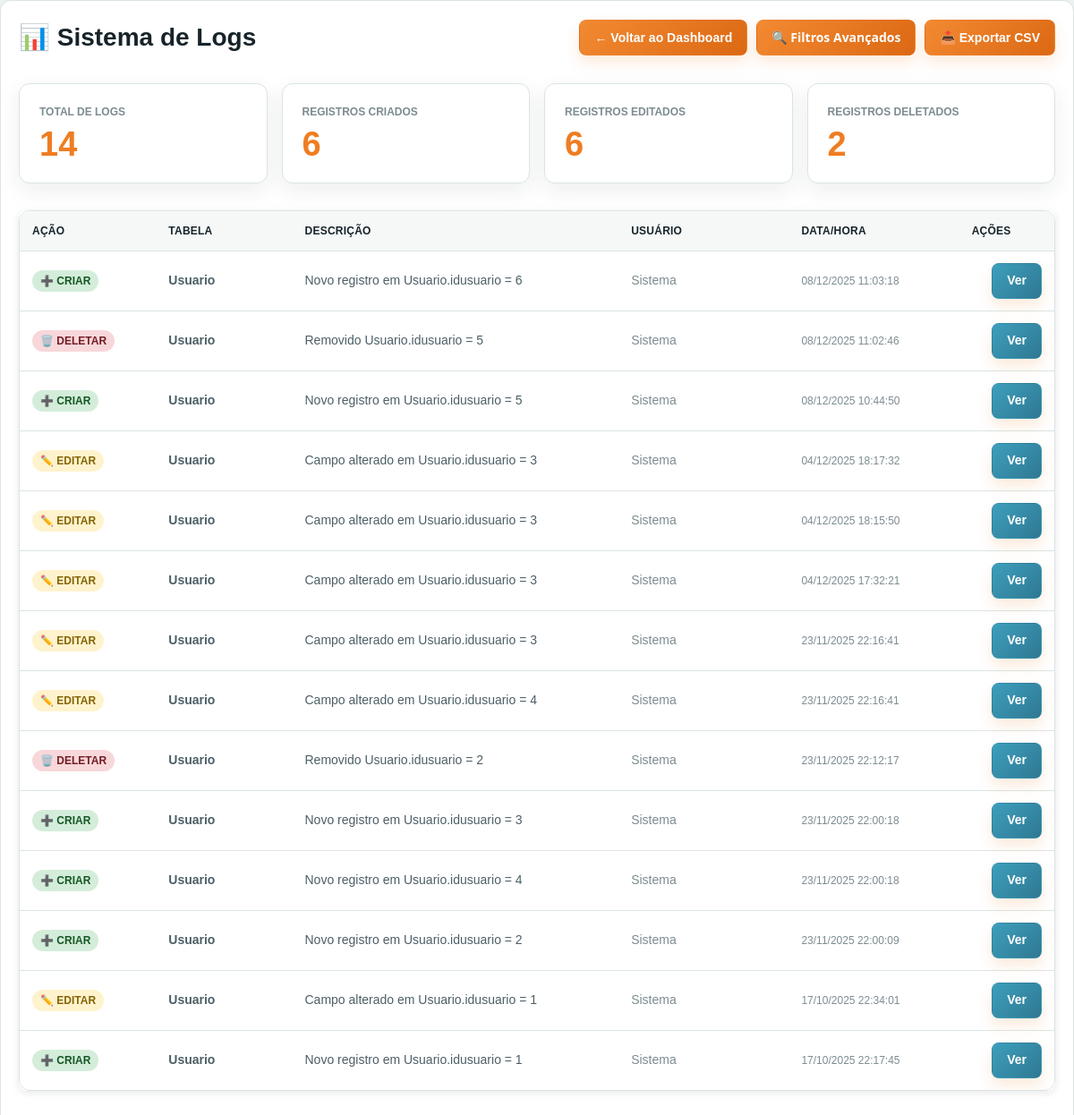
The page /logs.php (signed in) on the database its author committed.
### tables this page shows
CREATE TABLE IF NOT EXISTS `log` (
  `id_log` int(11) NOT NULL,
  `data_alteracao` datetime DEFAULT NULL,
  `registro_alt` varchar(255) DEFAULT NULL,
  `valor_anterior` longtext DEFAULT NULL,
  `valor_atual` longtext DEFAULT NULL,
  `acao` varchar(50) DEFAULT NULL,
  `tabela_afetada` varchar(100) DEFAULT NULL,
  `id_usuario` int(11) DEFAULT NULL,
  `id_registro` int(11) DEFAULT NULL,
  `campo_alterado` varchar(255) DEFAULT NULL,
  `ip_usuario` varchar(45) DEFAULT NULL,
  `dados_completos` longtext DEFAULT NULL
);

### app/Controllers/LogController.php (called while the page is built, shortened)
<?php
class LogController extends BaseController {
    private $logModel;
    private $userModel;
    public function __construct() {
        $this->logModel = new Log();
        $this->userModel = new User();
    }
    public function index() {
        $page = $_GET['page'] ?? 1;
        $perPage = 50;
        $logs = $this->logModel->getAllLogs($page, $perPage);
        $stats = $this->logModel->getStatistics();
        $acoes = ['INSERT' => 0, 'UPDATE' => 0, 'DELETE' => 0];
        foreach ($stats['por_acao'] as $item) {
            if (isset($acoes[$item['acao']])) {
                $acoes[$item['acao']] = $item['total'];
            }
        }
        $data = [
            'logs' => $logs['data'],
            'pagination' => [
                'current_page' => $logs['current_page'],
                'last_page' => $logs['last_page'],
                'total' => $logs['total'],
                'per_page' => $logs['per_page']
            ],
            'stats' => $stats,
            'acoes' => $acoes,
            'usuarios' => $this->userModel->all()
        ];
        return view('logs/index', $data);
    }
}

### app/Config/Database.php (called while the page is built, shortened)
<?php
class Database {
    private static $host = 'localhost';
    private static $dbname = 'criancafeliz';
    private static $username = 'root';
    private static $password = '';
    private static $charset = 'utf8mb4';
    private static $pdo = null;
    public static function getConnection() {
        if (self::$pdo === null) {
            try {
                $host = getenv('DB_HOST') ?: self::$host;
                $port = getenv('DB_PORT') ?: null;
                $dbname = getenv('DB_NAME') ?: self::$dbname;
                $username = getenv('DB_USER') ?: self::$username;
                $password = getenv('DB_PASS') !== false ? getenv('DB_PASS') : self::$password;
                $charset = getenv('DB_CHARSET') ?: self::$charset;
                $dsn = "mysql:host=" . $host . ($port ? ";port=" . $port : "") . ";dbname=" . $dbname . ";charset=" . $charset;
                $options = [
                    PDO::ATTR_ERRMODE            => PDO::ERRMODE_EXCEPTION,
                    PDO::ATTR_DEFAULT_FETCH_MODE => PDO::FETCH_ASSOC,
                    PDO::ATTR_EMULATE_PREPARES   => false
                ];
                if (defined('Pdo\Mysql::ATTR_INIT_COMMAND')) {
                    $options[constant('Pdo\Mysql::ATTR_INIT_COMMAND')] = "SET NAMES utf8mb4";
                } elseif (defined('PDO::MYSQL_ATTR_INIT_COMMAND')) {
                    $options[constant('PDO::MYSQL_ATTR_INIT_COMMAND')] = "SET NAMES utf8mb4";
                }
                self::$pdo = new PDO($dsn, $username, $password, $options);
            } catch (PDOException $e) {
                error_log('❌ ERRO ao conectar ao banco: ' . $e->getMessage());
                throw new Exception('Erro ao conectar ao banco de dados: ' . $e->getMessage());
            }
        }
        return self::$pdo;
    }
}

### app/Models/BaseModel.php (called while the page is built, shortened)
<?php
abstract class BaseModel {
    protected $table;
    protected $pdo;
    public function __construct($table, $primaryKey = 'id') {
        $this->table = $table;
        $this->pdo = Database::getConnection();
    }
    public function count($where = null, $params = []) {
        $sql = "SELECT COUNT(*) as total FROM {$this->table}";
        $stmt = $this->pdo->prepare($sql);
        $stmt->execute($params);
        $result = $stmt->fetch();
        return $result['total'];
    }
}

### app/Models/Log.php (called while the page is built, shortened)
<?php
class Log extends BaseModel {
    public function getAllLogs($page = 1, $perPage = 50) {
        return $this->paginate($page, $perPage, null, [], 'data_alteracao DESC');
    }
    public function getStatistics() {
        $stats = [];
        $stmt = $this->pdo->query("SELECT COUNT(*) as total FROM {$this->table}");
        $stats['total_logs'] = $stmt->fetch()['total'];
        $stmt = $this->pdo->query("SELECT acao, COUNT(*) as total FROM {$this->table} GROUP BY acao");
        $stats['por_acao'] = $stmt->fetchAll();
        $stmt = $this->pdo->query("SELECT tabela_afetada, COUNT(*) as total FROM {$this->table} GROUP BY tabela_afetada ORDER BY total DESC");
        $stats['por_tabela'] = $stmt->fetchAll();
        $stmt = $this->pdo->query("
            SELECT l.id_usuario, u.nome, COUNT(*) as total
            FROM {$this->table} l
            LEFT JOIN usuario u ON l.id_usuario = u.idusuario
            WHERE l.id_usuario IS NOT NULL
            GROUP BY l.id_usuario, u.nome
            ORDER BY total DESC
            LIMIT 10
        ");
        $stats['usuarios_ativos'] = $stmt->fetchAll();
        $stmt = $this->pdo->query("
            SELECT DATE(data_alteracao) as data, COUNT(*) as total
            FROM {$this->table}
            WHERE data_alteracao >= DATE_SUB(NOW(), INTERVAL 7 DAY)
            GROUP BY DATE(data_alteracao)
            ORDER BY data DESC
        ");
        $stats['ultimos_7_dias'] = $stmt->fetchAll();
        return $stats;
    }
    public function paginate($page = 1, $perPage = 50, $where = null, $params = [], $orderBy = 'data_alteracao DESC') {
        $offset = ($page - 1) * $perPage;
        $sql = "SELECT * FROM {$this->table}";
        $sql .= " ORDER BY $orderBy LIMIT $perPage OFFSET $offset";
        $stmt = $this->pdo->prepare($sql);
        $stmt->execute($params);
        $data = $stmt->fetchAll();
        $total = $this->count($where, $params);
        return [
            'data' => $data,
            'total' => $total,
            'current_page' => $page,
            'last_page' => ceil($total / $perPage),
            'per_page' => $perPage
        ];
    }
}

### app/Models/User.php (called while the page is built, shortened)
<?php
class User extends BaseModel {
    public function __construct() {
        $this->createDefaultUser();
    }
    private function createDefaultUser() {
        try {
            $count = $this->count();
        } catch (Exception $e) {
        }
    }
}

### app/Views/logs/index.php (the view, shortened to what this page needs)
<!DOCTYPE html>
<html lang="pt-BR">
<head>
    <link rel="stylesheet" href="css/style.css">
</head>
<body>
    <div class="logs-container">
        <div class="logs-header">
            <h1>📊 Sistema de Logs</h1>
            <div class="logs-actions">
                <a href="dashboard.php" class="btn-search" style="background: #95a5a6; text-decoration: none; color: white;">← Voltar ao Dashboard</a>
                <button class="btn-search" onclick="toggleFilters()">🔍 Filtros Avançados</button>
                <a href="logs.php?action=export" class="btn-export">📥 Exportar CSV</a>
            </div>
        </div>
        <div class="stats-grid">
            <div class="stat-card">
                <div class="stat-label">Total de Logs</div>
                <div class="stat-value"><?php echo number_format($stats['total_logs']); ?></div>
            </div>
            <div class="stat-card insert">
                <div class="stat-label">Registros Criados</div>
                <div class="stat-value"><?php echo $acoes['INSERT']; ?></div>
            </div>
            <div class="stat-card update">
                <div class="stat-label">Registros Editados</div>
                <div class="stat-value"><?php echo $acoes['UPDATE']; ?></div>
            </div>
            <div class="stat-card delete">
                <div class="stat-label">Registros Deletados</div>
                <div class="stat-value"><?php echo $acoes['DELETE']; ?></div>
            </div>
        </div>
        <div class="logs-table-container">
            <table class="logs-table">
                <thead>
                    <tr>
                        <th style="width: 80px;">Ação</th>
                        <th style="width: 120px;">Tabela</th>
                        <th style="width: 250px;">Descrição</th>
                        <th style="width: 150px;">Usuário</th>
                        <th style="width: 150px;">Data/Hora</th>
                        <th style="width: 80px;">Ações</th>
                    </tr>
                </thead>
                <tbody>
                    <?php if (empty($logs)): ?>
                        <tr>
                            <td colspan="6" style="text-align: center; padding: 30px;">
                                <p style="color: var(--text-muted);">Nenhum log encontrado</p>
                            </td>
                        </tr>
                    <?php else: ?>
                        <?php foreach ($logs as $log): ?>
                            <tr>
                                <td>
                                    <span class="badge <?php echo strtolower($log['acao']); ?>">
                                        <?php
                                        $acaoLabel = [
                                            'INSERT' => '➕ Criar',
                                            'UPDATE' => '✏️ Editar',
                                            'DELETE' => '🗑️ Deletar'
                                        ];
                                        echo $acaoLabel[$log['acao']] ?? $log['acao'];
                                        ?>
                                    </span>
                                </td>
                                <td>
                                    <strong><?php echo htmlspecialchars($log['tabela_afetada']); ?></strong>
                                </td>
                                <td>
                                    <div class="log-description" title="<?php echo htmlspecialchars($log['registro_alt']); ?>">
                                        <?php echo htmlspecialchars(substr($log['registro_alt'], 0, 80)); ?>
                                    </div>
                                </td>
                                <td>
                                    <?php
                                    if ($log['id_usuario']) {
                                        $user = array_filter($usuarios, fn($u) => $u['idusuario'] == $log['id_usuario']);
                                        $user = reset($user);
                                        echo $user ? htmlspecialchars($user['nome']) : 'Sistema';
                                    } else {
                                        echo '<span style="color: var(--text-muted);">Sistema</span>';
                                    }
                                    ?>
                                </td>
                                <td>
                                    <div class="log-time">
                                        <?php echo date('d/m/Y H:i:s', strtotime($log['data_alteracao'])); ?>
                                    </div>
                                </td>
                                <td>
                                    <div class="log-actions">
                                        <a href="logs.php?action=show&id=<?php echo $log['id_log']; ?>" class="btn-view">Ver</a>
                                    </div>
                                </td>
                            </tr>
                        <?php endforeach; ?>
                    <?php endif; ?>
                </tbody>
            </table>
        </div>
    </div>
</body>
</html>

### app/Views/logs/index.php (style rules this page uses)
.logs-container { max-width: 1400px; margin: 0 auto; padding: 20px; }
.logs-header { display: flex; justify-content: space-between; align-items: center; margin-bottom: 30px; flex-wrap: wrap; gap: 15px; }
.logs-header h1 { font-size: 28px; color: var(--text-primary); margin: 0; }
.logs-actions { display: flex; gap: 10px; flex-wrap: wrap; }
.btn-search { background: #3498db; color: white; padding: 10px 20px; border: none; border-radius: 6px; cursor: pointer; font-size: 14px; transition: background 0.3s; }
.btn-export { background: #27ae60; color: white; padding: 10px 20px; border: none; border-radius: 6px; cursor: pointer; font-size: 14px; transition: background 0.3s; }
.stats-grid { display: grid; grid-template-columns: repeat(auto-fit, minmax(200px, 1fr)); gap: 15px; margin-bottom: 30px; }
.stat-card { background: var(--card-bg); padding: 20px; border-radius: 8px; border-left: 4px solid #3498db; box-shadow: 0 2px 4px rgba(0, 0, 0, 0.1); }
.stat-card.insert { border-left-color: #27ae60; }
.stat-card.update { border-left-color: #f39c12; }
.stat-card.delete { border-left-color: #e74c3c; }
.stat-label { font-size: 12px; color: var(--text-muted); text-transform: uppercase; margin-bottom: 8px; }
.stat-value { font-size: 32px; font-weight: bold; color: var(--text-primary); }
.logs-table-container { background: var(--card-bg); border-radius: 8px; overflow: hidden; box-shadow: 0 2px 8px rgba(0, 0, 0, 0.1); margin-bottom: 30px; }
.logs-table { width: 100%; border-collapse: collapse; font-size: 13px; }
.logs-table thead { background: #f0a36b; color: white; }
.logs-table th { padding: 15px; text-align: left; font-weight: 600; }
.logs-table td { padding: 12px 15px; border-bottom: 1px solid rgba(0, 0, 0, 0.05); color: var(--text-primary); }
.badge { display: inline-block; padding: 4px 8px; border-radius: 4px; font-size: 11px; font-weight: 600; text-transform: uppercase; }
.badge.insert { background: #d4edda; color: #155724; }
.badge.update { background: #fff3cd; color: #856404; }
.badge.delete { background: #f8d7da; color: #721c24; }
.log-description { max-width: 300px; white-space: nowrap; overflow: hidden; text-overflow: ellipsis; }
.log-time { color: var(--text-muted); font-size: 12px; }
.log-actions { display: flex; gap: 5px; }
.btn-view { background: #3498db; color: white; padding: 4px 8px; border: none; border-radius: 3px; cursor: pointer; font-size: 11px; text-decoration: none; display: inline-block; transition: background 0.3s; }

### rows shown on the page
log: acao "➕ CRIAR", tabela_afetada "Usuario", registro_alt "Novo registro em Usuario.idusuario = 6", shows "Sistema", data_alteracao "08/12/2025 11:03:18"
log: acao "🗑️ DELETAR", tabela_afetada "Usuario", registro_alt "Removido Usuario.idusuario = 5", shows "Sistema", data_alteracao "08/12/2025 11:02:46"
log: acao "➕ CRIAR", tabela_afetada "Usuario", registro_alt "Novo registro em Usuario.idusuario = 5", shows "Sistema", data_alteracao "08/12/2025 10:44:50"
log: acao "✏️ EDITAR", tabela_afetada "Usuario", registro_alt "Campo alterado em Usuario.idusuario = 3", shows "Sistema", data_alteracao "04/12/2025 18:17:32"
log: acao "✏️ EDITAR", tabela_afetada "Usuario", registro_alt "Campo alterado em Usuario.idusuario = 3", shows "Sistema", data_alteracao "04/12/2025 18:15:50"
log: acao "✏️ EDITAR", tabela_afetada "Usuario", registro_alt "Campo alterado em Usuario.idusuario = 3", shows "Sistema", data_alteracao "04/12/2025 17:32:21"
log: acao "✏️ EDITAR", tabela_afetada "Usuario", registro_alt "Campo alterado em Usuario.idusuario = 3", shows "Sistema", data_alteracao "23/11/2025 22:16:41"
log: acao "✏️ EDITAR", tabela_afetada "Usuario", registro_alt "Campo alterado em Usuario.idusuario = 4", shows "Sistema", data_alteracao "23/11/2025 22:16:41"
log: acao "🗑️ DELETAR", tabela_afetada "Usuario", registro_alt "Removido Usuario.idusuario = 2", shows "Sistema", data_alteracao "23/11/2025 22:12:17"
log: acao "➕ CRIAR", tabela_afetada "Usuario", registro_alt "Novo registro em Usuario.idusuario = 3", shows "Sistema", data_alteracao "23/11/2025 22:00:18"
log: acao "➕ CRIAR", tabela_afetada "Usuario", registro_alt "Novo registro em Usuario.idusuario = 4", shows "Sistema", data_alteracao "23/11/2025 22:00:18"
log: acao "➕ CRIAR", tabela_afetada "Usuario", registro_alt "Novo registro em Usuario.idusuario = 2", shows "Sistema", data_alteracao "23/11/2025 22:00:09"
log: acao "✏️ EDITAR", tabela_afetada "Usuario", registro_alt "Campo alterado em Usuario.idusuario = 1", shows "Sistema", data_alteracao "17/10/2025 22:34:01"
log: acao "➕ CRIAR", tabela_afetada "Usuario", registro_alt "Novo registro em Usuario.idusuario = 1", shows "Sistema", data_alteracao "17/10/2025 22:17:45"

### other values the page prints
$stats['total_logs'] "14"
$acoes['INSERT'] "6"
$acoes['UPDATE'] "6"
$acoes['DELETE'] "2"
